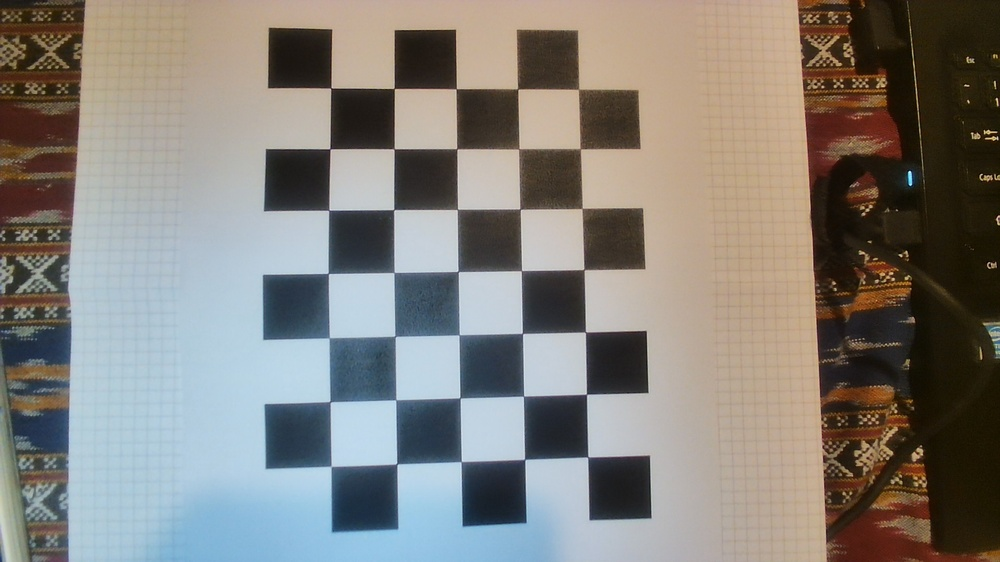
#> input picture calibration_images/WIN_20251007_21_49_47_Pro.jpg, 1000 x 562 px, shrunk from 1920 x 1080 before the run; its folder holds only this picture in this run
$ python calibration.py
#> lines starting #> are read from the running program, lines starting #| are printed output that depends on the picture; after the words box and inside, x2 and y2 are one past the last pixel; in counts of white or black regions, pixels touching at a corner belong together; long printed decimals are rounded
import numpy as np
import cv2 as cv
import glob

CHECKERBOARD = (7, 5)
criteria = (cv.TERM_CRITERIA_EPS + cv.TERM_CRITERIA_MAX_ITER, 30, 0.001)

objp = np.zeros((CHECKERBOARD[0] * CHECKERBOARD[1], 3), np.float32)
objp[:, :2] = np.mgrid[0:CHECKERBOARD[0], 0:CHECKERBOARD[1]].T.reshape(-1, 2)

objpoints = []
imgpoints = []

images = glob.glob('calibration_images/*.jpg')

if not images:
    print("No images found in the specified path. Please check the path.")
else:
    print(f"Found {len(images)} images for calibration.")

    for fname in images:
        img = cv.imread(fname)
#> img is the input picture: shape (562, 1000, 3); mean B, G, R 122.1, 127.8, 131.2
        gray = cv.cvtColor(img, cv.COLOR_BGR2GRAY)
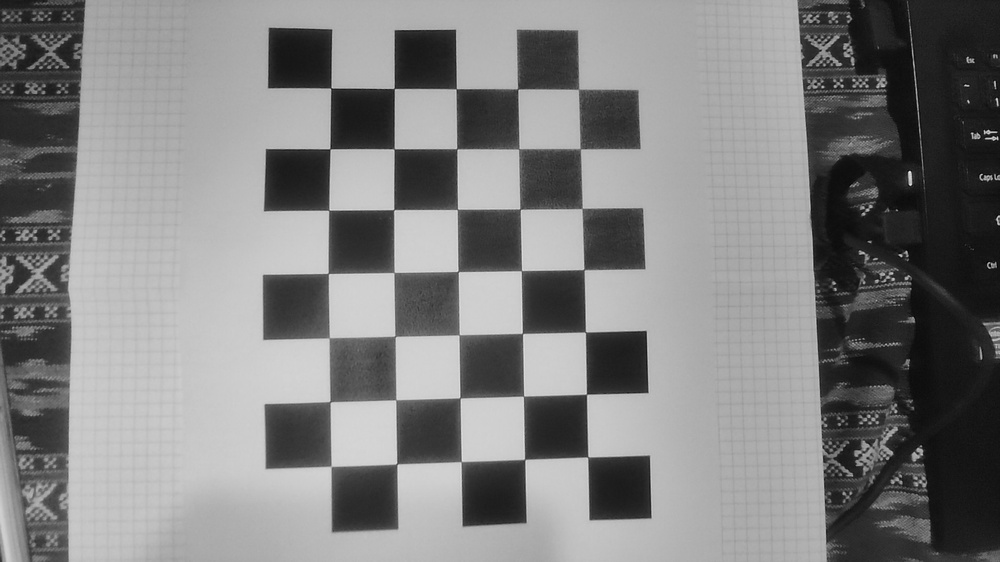
#> gray: shape (562, 1000); min 3, max 233, mean 128.2

        ret, corners = cv.findChessboardCorners(gray, CHECKERBOARD, None)
#> ret = True; corners = 35 rows, first 8: [577.8, 89.72], [580, 148.5], [581.8, 208.4], [583.8, 269.5], [585.2, 332.1], [586.8, 394.3], [587.9, 457], [517.7, 89.16]

        if ret == True:
            objpoints.append(objp)

            corners2 = cv.cornerSubPix(gray, corners, (11, 11), (-1, -1), criteria)
#> corners2 = 35 rows, first 8: [578.6, 89.35], [580.2, 148.8], [582.1, 208.5], [584, 269.6], [585.5, 332.1], [586.5, 394.3], [587.7, 457], [517.7, 88.95]
            imgpoints.append(corners2)

            cv.drawChessboardCorners(img, CHECKERBOARD, corners2, ret)
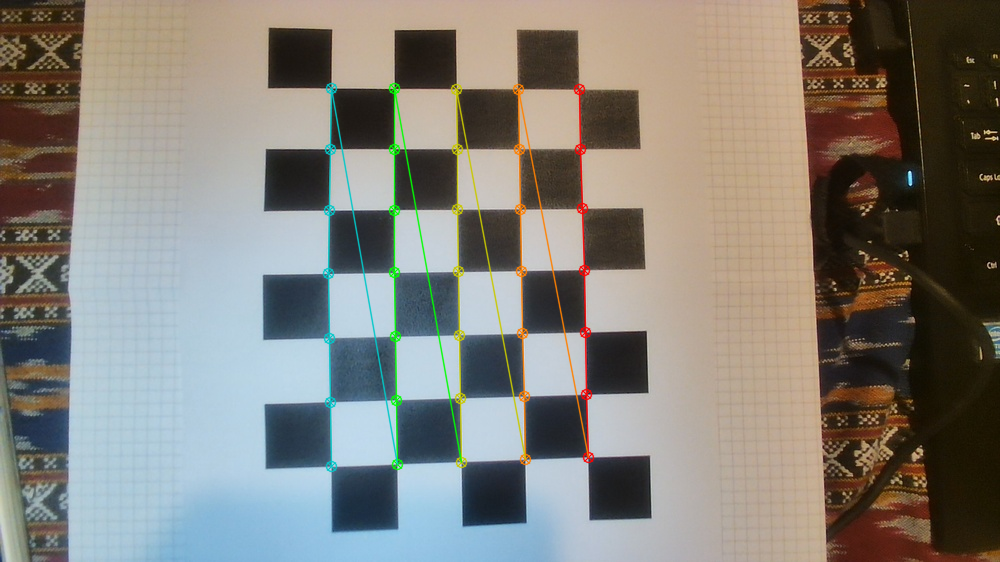
#> img: shape (562, 1000, 3); 2.3% of pixels changed, all inside (x1, y1, x2, y2) = (322, 82, 595, 473)
            cv.imshow('img', img)
            cv.waitKey(500)

    cv.destroyAllWindows()


    if len(objpoints) > 0 and len(imgpoints) > 0:
        ret, mtx, dist, rvecs, tvecs = cv.calibrateCamera(objpoints, imgpoints, gray.shape[::-1], None, None)
#> ret = 0.384; mtx = [[443.5, 0, 440.4], [0, 429.1, 181.4], [0, 0, 1]]; dist = [[0.0499, -0.378, 0.0102, 0.00859, 0.438]]; rvecs = ([-0.0843, -0.0214, 1.56],); tvecs = ([2.25, -1.55, 7.24],)

        print("\n--- Calibration Results ---")
        print("Camera matrix:\n", mtx)
#| Camera matrix:
#|  [[443.500   0.         440.448]
#|  [  0.         429.056 181.392]
#|  [  0.           0.           1.        ]]
        print("\nDistortion coefficient:\n", dist)
#| Distortion coefficient:
#|  [[ 0.04992 -0.378  0.01025    0.008592  0.4382]]

        np.savez('camera_calibration_data.npz', mtx=mtx, dist=dist, rvecs=rvecs, tvecs=tvecs)
        print("\nCalibration data saved to 'camera_calibration_data.npz'")


        if images:
            img_to_undistort = cv.imread(images[0])
            h, w = img_to_undistort.shape[:2]
#> h = 562; w = 1000

            newcameramtx, roi = cv.getOptimalNewCameraMatrix(mtx, dist, (w, h), 1, (w, h))
#> newcameramtx = [[562, 0, 530.9], [0, 433.4, 190.5], [0, 0, 1]]; roi = (295, 111, 377, 156)

            dst = cv.undistort(img_to_undistort, mtx, dist, None, newcameramtx)
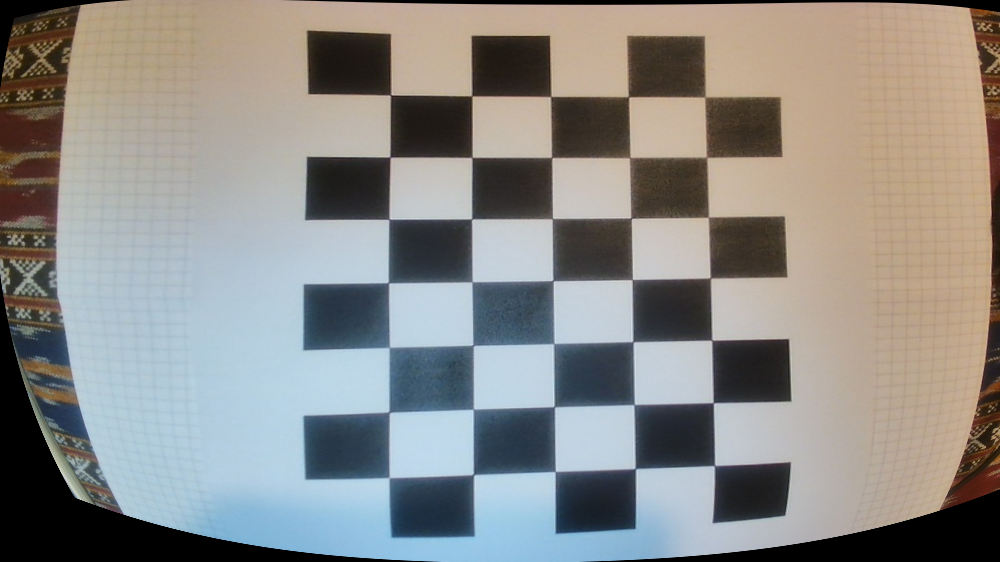
#> dst: shape (562, 1000, 3); mean B, G, R 135.6, 138.8, 139.8

            x, y, w, h = roi
#> x = 295; y = 111; w = 377; h = 156
            dst = dst[y:y+h, x:x+w]
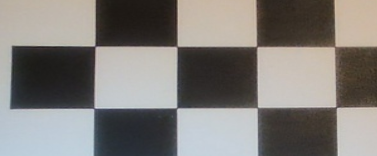
#> dst: shape (156, 377, 3); mean B, G, R 121.6, 125.2, 128.6
            cv.imwrite('calibrated_result.png', dst)
            print("\nAn example of an undistorted image has been saved as 'calibrated_result.png'")

            cv.imshow('Original Image', img_to_undistort)
            cv.imshow('Undistorted Image', dst)
            cv.waitKey(0)
            cv.destroyAllWindows()

    else:
        print("Could not find chessboard corners in enough images for calibration.")

$ run again, on calibration_images/WIN_20251007_21_49_52_Pro.jpg
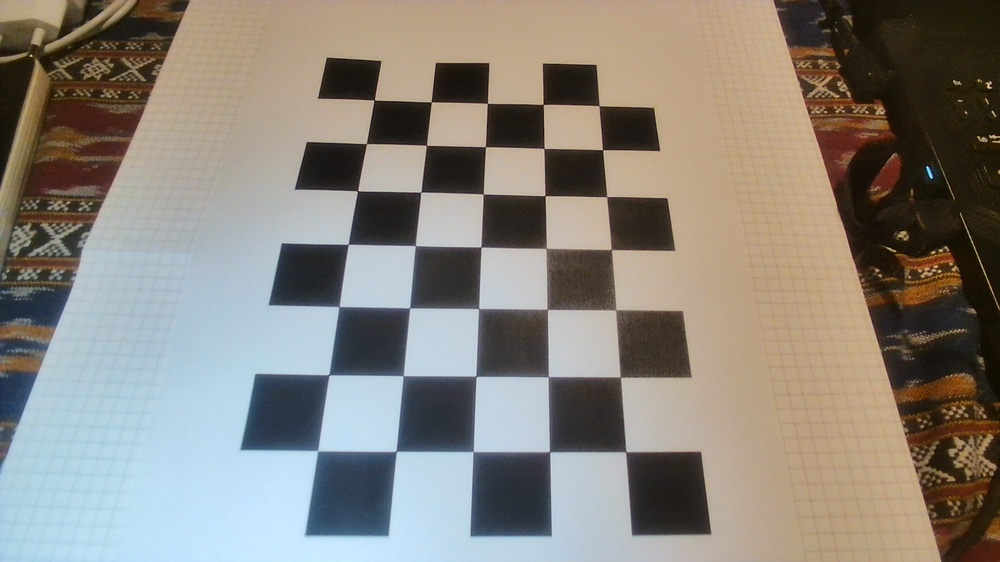
#> input picture calibration_images/WIN_20251007_21_49_52_Pro.jpg, 1000 x 562 px, shrunk from 1920 x 1080 before the run
#> img is the input picture: shape (562, 1000, 3); mean B, G, R 123.7, 132, 137.5
#> `gray = cv.cvtColor(img, cv.COLOR_BGR2GRAY)`:
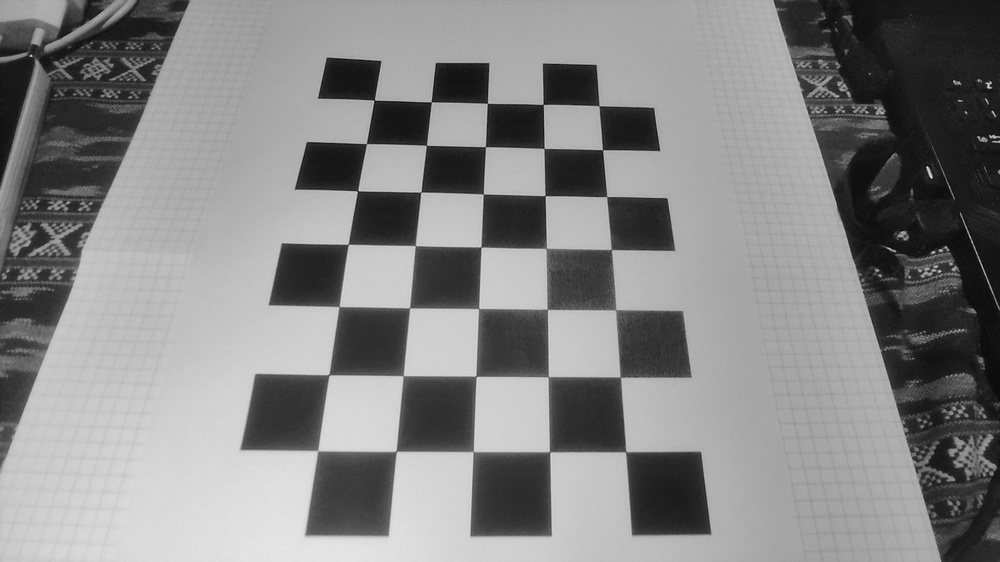
#> gray: shape (562, 1000); min 3, max 230, mean 132.7
#> `ret, corners = cv.findChessboardCorners(gray, CHECKERBOARD, None)`: ret = True; corners = 35 rows, first 8: [599, 106], [602.5, 149.8], [607, 196.8], [610.7, 249.4], [616, 310], [620.2, 377], [626, 451.9], [543.2, 104.4]
#> corners2 = 35 rows, first 8: [599, 105.7], [602.5, 149.7], [606.6, 196.6], [611.3, 249.5], [615.6, 309.7], [620.4, 377.1], [625.7, 451.7], [543.2, 104.4]
#> img: shape (562, 1000, 3); 2.19% of pixels changed, all inside (x1, y1, x2, y2) = (312, 94, 633, 459)
#> `ret, mtx, dist, rvecs, tvecs = cv.calibrateCamera(objpoints, imgpoints..`: ret = 0.768; mtx = [[150.9, 0, 502.6], [0, 135.8, 275.3], [0, 0, 1]]; dist = [[-0.0161, 0.00662, 0.00627, 0.00071, -0.00119]]; rvecs = ([-0.098, 0.0732, 1.59],); tvecs = ([1.72, -3.41, 2.64],)
#| Camera matrix:
#|  [[150.942   0.         502.561 ]
#|  [  0.         135.758 275.340]
#|  [  0.           0.           1.        ]]
#| Distortion coefficient:
#|  [[-0.0161  0.006622  0.006272  0.0007095 -0.001188]]
#> newcameramtx = [[129.9, 0, 571.7], [0, 43.11, 464.3], [0, 0, 1]]; roi = (139, 377, 860, 178)
#> `x, y, w, h = roi`: x = 139; y = 377; w = 860; h = 178
#> `dst = dst[y:y+h, x:x+w]`:
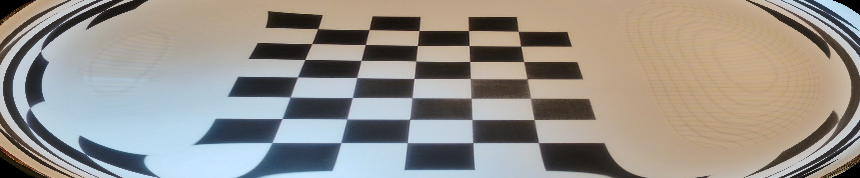
#> dst: shape (178, 860, 3); mean B, G, R 139.4, 146.6, 151.4

$ run again, on calibration_images/WIN_20251007_21_49_53_Pro.jpg
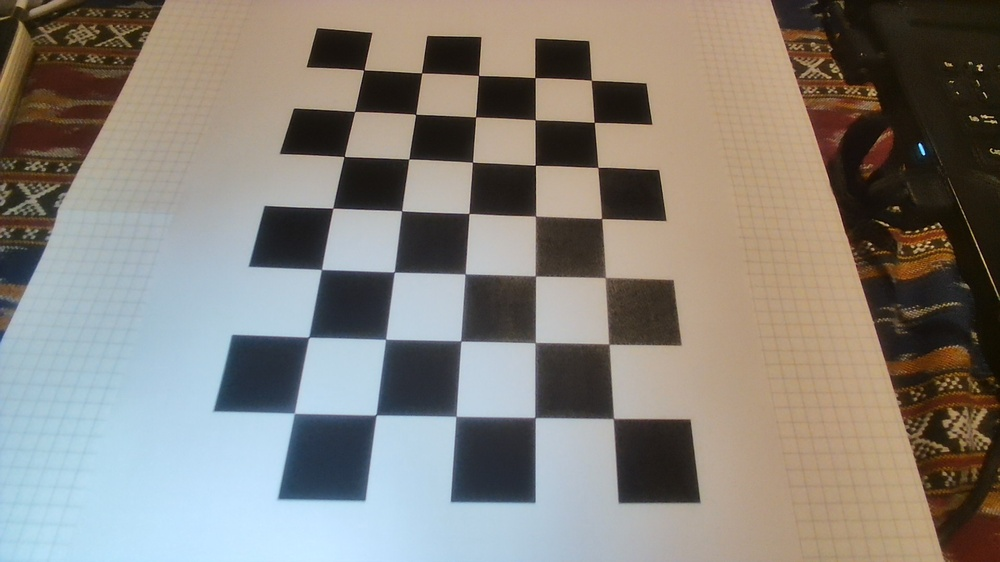
#> input picture calibration_images/WIN_20251007_21_49_53_Pro.jpg, 1000 x 562 px, shrunk from 1920 x 1080 before the run
#> img is the input picture: shape (562, 1000, 3); mean B, G, R 122.9, 130, 134.5
#> `gray = cv.cvtColor(img, cv.COLOR_BGR2GRAY)`:
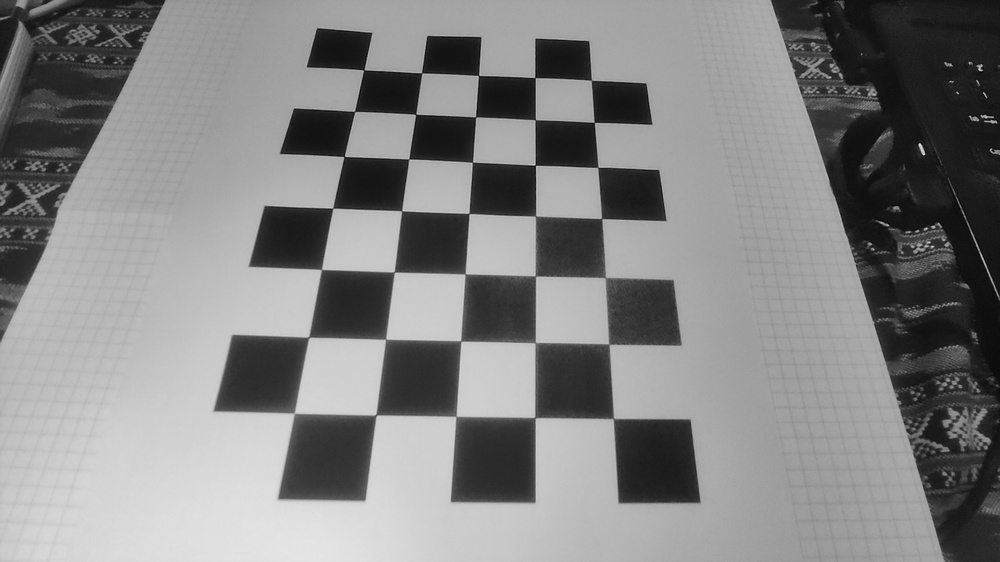
#> gray: shape (562, 1000); min 4, max 230, mean 130.5
#> `ret, corners = cv.findChessboardCorners(gray, CHECKERBOARD, None)`: ret = True; corners = 35 rows, first 8: [591.4, 80.1], [594.2, 122.1], [597.7, 167.4], [601.4, 218.6], [604.9, 277.7], [609, 344.2], [613.1, 418.5], [535, 77.91]
#> corners2 = 35 rows, first 8: [591.3, 80.29], [594.3, 122.4], [597.7, 167.4], [601.6, 218.5], [605.3, 277.5], [609, 344.1], [613.4, 418.6], [534.9, 77.63]
#> img: shape (562, 1000, 3); 2.16% of pixels changed, all inside (x1, y1, x2, y2) = (288, 64, 620, 426)
#> `ret, mtx, dist, rvecs, tvecs = cv.calibrateCamera(objpoints, imgpoints..`: ret = 0.859; mtx = [[140.9, 0, 491.3], [0, 124.6, 267.3], [0, 0, 1]]; dist = [[-0.00638, -0.000472, 0.00681, 0.000232, 0.000244]]; rvecs = ([-0.0957, 0.0671, 1.61],); tvecs = ([1.77, -3.81, 2.42],)
#| Camera matrix:
#|  [[140.914   0.         491.259]
#|  [  0.         124.629 267.346]
#|  [  0.           0.           1.        ]]
#| Distortion coefficient:
#|  [[-0.006376 -0.0004725  0.006815  0.0002316  0.0002444]]
#> newcameramtx = [[178.7, 0, 511.3], [0, 123.2, 280.6], [0, 0, 1]]; roi = (232, 154, 543, 239)
#> `x, y, w, h = roi`: x = 232; y = 154; w = 543; h = 239
#> `dst = dst[y:y+h, x:x+w]`:
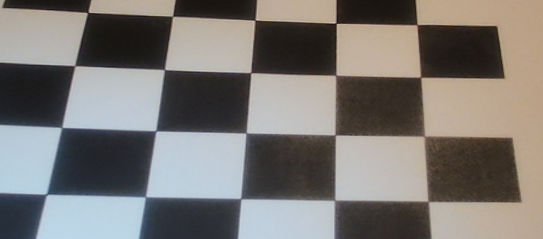
#> dst: shape (239, 543, 3); mean B, G, R 116.6, 120.2, 123.7

$ run again, on calibration_images/WIN_20251007_21_49_55_Pro.jpg
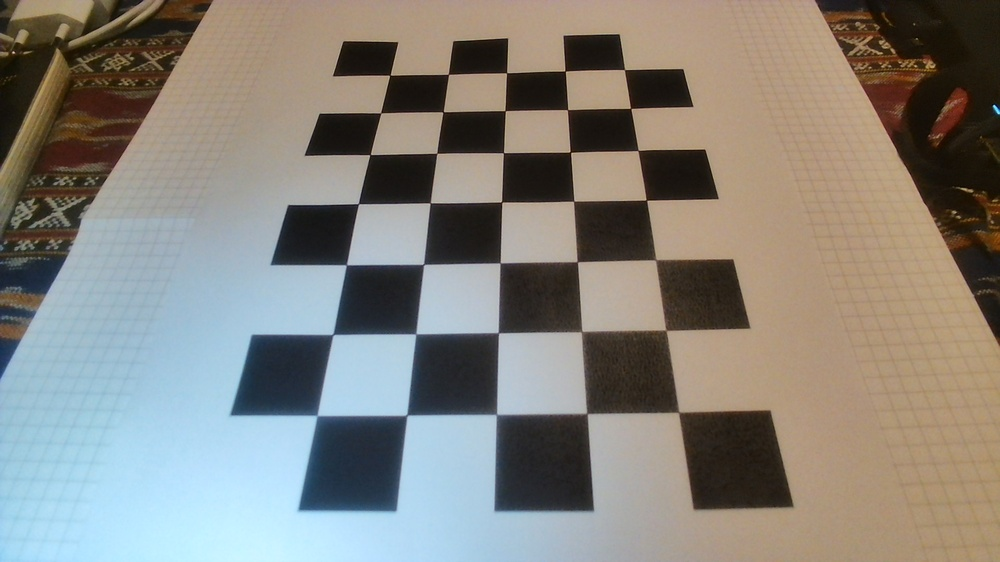
#> input picture calibration_images/WIN_20251007_21_49_55_Pro.jpg, 1000 x 562 px, shrunk from 1920 x 1080 before the run
#> img is the input picture: shape (562, 1000, 3); mean B, G, R 123.9, 131, 134
#> `gray = cv.cvtColor(img, cv.COLOR_BGR2GRAY)`:
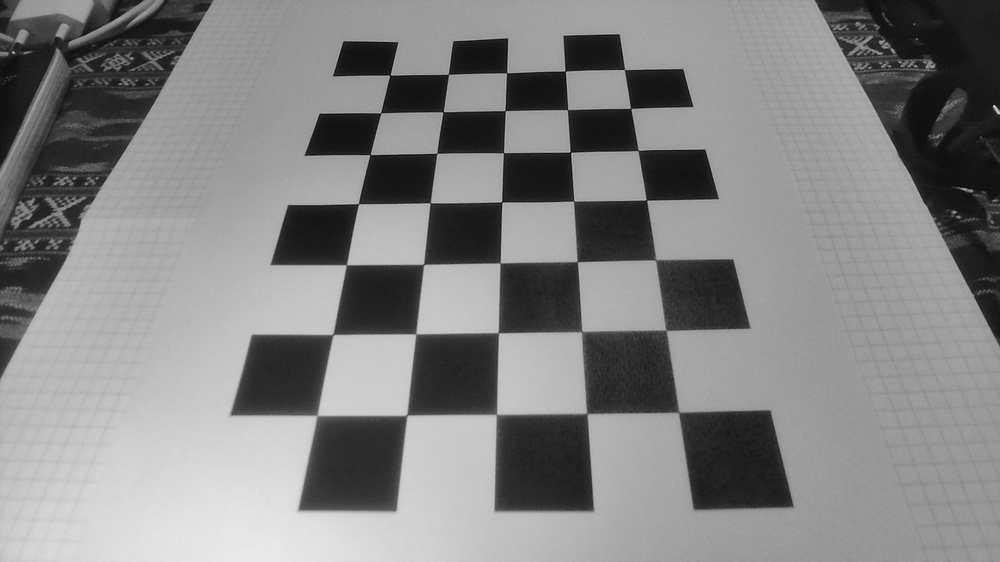
#> gray: shape (562, 1000); min 7, max 235, mean 131.1
#> `ret, corners = cv.findChessboardCorners(gray, CHECKERBOARD, None)`: ret = True; corners = 35 rows, first 8: [624.8, 69.71], [630.9, 108.4], [637.9, 150.4], [646.5, 200.1], [655, 260.8], [664.5, 329.5], [679.5, 410.8], [565, 70.99]
#> corners2 = 35 rows, first 8: [624.5, 69.58], [630.6, 108.4], [638.1, 150.5], [646.4, 200.1], [655.7, 259.7], [665.9, 330.3], [678.5, 412.3], [565.2, 71.05]
#> img: shape (562, 1000, 3); 2.16% of pixels changed, all inside (x1, y1, x2, y2) = (311, 64, 685, 422)
#> `ret, mtx, dist, rvecs, tvecs = cv.calibrateCamera(objpoints, imgpoints..`: ret = 1.39; mtx = [[912.1, 0, 499], [0, 2405.3, 324.6], [0, 0, 1]]; dist = [[-3.21, 174.6, 0.00872, -0.000768, -2734.4]]; rvecs = ([-0.933, 0.977, 1.37],); tvecs = ([2.12, -1.66, 15.33],)
#| Camera matrix:
#|  [[9.12081577e+02 0.00000000e+00 4.98997506e+02]
#|  [0.00000000e+00 2.40530448e+03 3.24555228e+02]
#|  [0.00000000e+00 0.00000000e+00 1.00000000e+00]]
#| Distortion coefficient:
#|  [[-3.21129889e+00  1.74560714e+02  8.72297483e-03 -7.67749005e-04
#|   -2.73443582e+03]]
#> newcameramtx = [[912.1, 0, 499], [0, 2352.3, 326.3], [0, 0, 1]]; roi = (0, 9, 999, 549)
#> `x, y, w, h = roi`: x = 0; y = 9; w = 999; h = 549
#> `dst = dst[y:y+h, x:x+w]`:
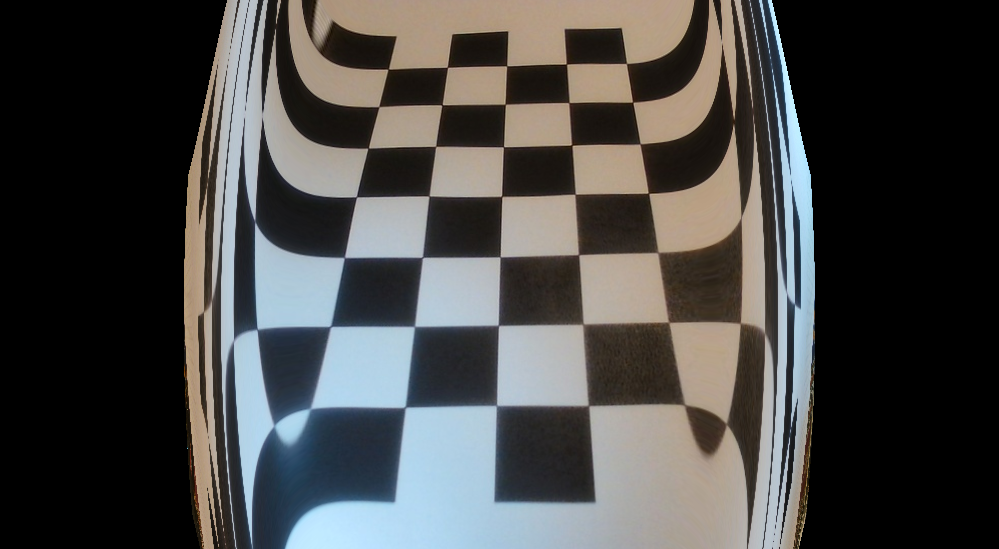
#> dst: shape (549, 999, 3); mean B, G, R 70.5, 71.7, 71.9
